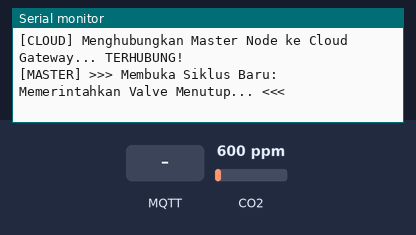
A sketch run on a simulated ESP32. Shown: the last lines printed to the serial monitor. The inputs (shaded band) are chosen by the test bench; at power-on: CO2 600 ppm. WiFi joins after 1.5 s; servers stay silent unless stated; no MQTT or app messages arrive unless stated.

Above: at 13.3 s.
13.4 s: MQTT message "AUTO" arrives on the third subscribed topic
At 13.9 s:
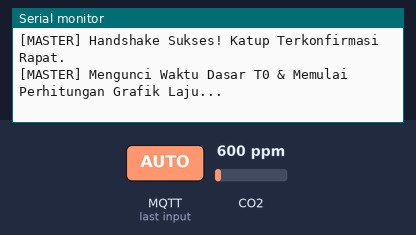
14.9 s: CO2 set to 452 ppm
At 17.8 s:
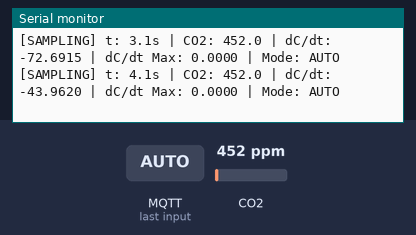
17.9 s: CO2 set to 1050 ppm
At 19.3 s:
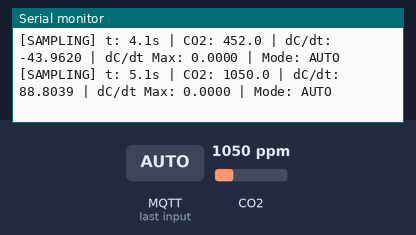
Timing chart, 0 to 20.9 s (numbered marks = the images above; inputs shaded):
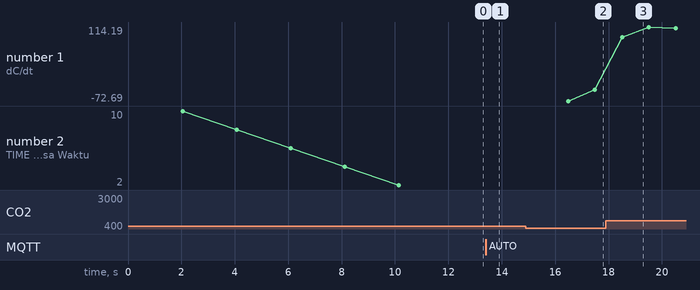

The sketch:

co2_modular_source.ino
```cpp
#include "config.h"
#include "sensor_data.h"
#include "communication.h"

// =========================================================================
// DEFINISI VARIABEL GLOBAL (Di-instansiasi dari extern)
// =========================================================================
float current_co2          = 0.0;
float current_pressure_hpa = 1013.25;
float current_temp_c       = 25.0;
float fluks_co2_akhir      = 0.0;

int status_valve_vakum     = -1;
int status_kipas_pwm       = -1;
bool modeOtomatis          = true;
unsigned long intervalSampling = 1000;
bool responValveDiterima   = false;

State currentState = STATE_INIT_MEASURE;
int subStateFlushing = 0;
unsigned long timerPublishLive = 0;
bool cmdTutupTerkirim = false;
unsigned long timerState = 0;
unsigned long waktuMulaiSampling = 0;
int jumlahSampel = 0;
float sumX = 0, sumY = 0, sumXY = 0, sumX2 = 0;
float dCdt_sekarang = 0.0, dCdt_sebelumnya = 999.0, dCdt_maksimal = 0.0;

// =========================================================================
// FUNGSI UTAMA
// =========================================================================
void setup() {
  Serial.begin(115200);
  delay(500);
  Serial.println("========================================");
  Serial.println("Node Utama CO2 Master State Machine");
  Serial.println("========================================");

  setupCommunication();
  initSensorHardware();
}

void loop() {
  // 1. Pemeliharaan Jaringan & Komunikasi
  maintainCommunication();

  // 2. Pembacaan Sensor Berkelanjutan
  readSensorData();

  // 3. Telemetri Realtime
  if (currentState == STATE_SAMPLING && (millis() - timerPublishLive >= 2000)) {
    timerPublishLive = millis();
    String strCO2  = String(current_co2, 0);
    String strDCDT = String(dCdt_sekarang, 4);

    publishJSONToVPSAndLocal(TOPIC_PUB_CO2, "Modul_CO2", strCO2, "Normal", modeOtomatis ? "Auto Sampling Active" : "Manual Monitoring Active");
    publishJSONToVPSAndLocal(TOPIC_PUB_DCDT, "Modul_dCdt", strDCDT, "Normal", "Live Gradient");

    publishGatewayCloud("Modul_CO2", strCO2, "Normal", modeOtomatis ? "Auto Sampling Active" : "Manual Monitoring Active");
    publishGatewayCloud("Modul_dCdt", strDCDT, "Normal", "Live Gradient");
  }

  // 4. Finite State Machine (FSM) Engine
  switch (currentState) {

    case STATE_INIT_MEASURE:
      // PENGECEKAN INTERNET DIKEMBALIKAN KE SINI (SAMA SEPERTI ORIGINAL)
      checkAndConnectCloudServices();

      if (!modeOtomatis) {
        cmdTutupTerkirim = false;
        waktuMulaiSampling = millis();
        timerState = millis();
        dCdt_sekarang = 0.0;
        currentState = STATE_SAMPLING;
        break;
      }

      if (!cmdTutupTerkirim) {
        Serial.println("\n[MASTER] >>> Membuka Siklus Baru: Memerintahkan Valve Menutup... <<<");
        responValveDiterima = false;
        status_valve_vakum = -1;

        String valvePayload = "{\"label_lokasi\":\"Workshop\",\"label_nama Modul\":\"Modul_Actuator_Valve_Vaccum\",\"label_macAddr\":\"68:fe:71:87:47:c4\",\"data_kontrol\":\"1\",\"data_status\":\"OK\",\"data_berita\":\"Perintah Tutup Katup\"}";
        String fanPayload   = "{\"label_lokasi\":\"Workshop\",\"label_nama Modul\":\"Modul_Actuator_Fan\",\"label_macAddr\":\"68:fe:71:13:1d:14\",\"data_kontrol\":\"100\",\"data_status\":\"OK\",\"data_berita\":\"Set Kipas Homogen\"}";

        if (clientLocal.connected()) {
          clientLocal.publish(TOPIC_PUB_CMD_VALVE, valvePayload.c_str());
          clientLocal.publish(TOPIC_PUB_CMD_FAN, fanPayload.c_str());
        }
        if (clientVPS.connected()) {
          clientVPS.publish(TOPIC_PUB_CMD_VALVE, valvePayload.c_str());
          clientVPS.publish(TOPIC_PUB_CMD_FAN, fanPayload.c_str());
        }
        cmdTutupTerkirim = true;
      }

      if (responValveDiterima && status_valve_vakum == 0) {
        Serial.println("[MASTER] Handshake Sukses! Katup Terkonfirmasi Rapat.");
        Serial.println("[MASTER] Mengunci Waktu Dasar T0 & Memulai Perhitungan Grafik Laju...\n");

        sumX = 0; sumY = 0; sumXY = 0; sumX2 = 0;
        jumlahSampel = 0;
        dCdt_sekarang = 0.0;
        dCdt_sebelumnya = 999.0;
        dCdt_maksimal = 0.0;

        waktuMulaiSampling = millis();
        timerState = millis();

        cmdTutupTerkirim = false;
        currentState = STATE_SAMPLING;
      }
      break;

    case STATE_SAMPLING:
      if (millis() - timerState >= intervalSampling) {
        timerState = millis();
        float t_detik = (millis() - waktuMulaiSampling) / 1000.0;
        jumlahSampel++;

        sumX  += t_detik;
        sumY  += current_co2;
        sumXY += (t_detik * current_co2);
        sumX2 += (t_detik * t_detik);

        if (jumlahSampel > 2) {
          float penyebut = (jumlahSampel * sumX2) - (sumX * sumX);
          if (penyebut != 0) {
            dCdt_sekarang = ((jumlahSampel * sumXY) - (sumX * sumY)) / penyebut;
          }

          if (t_detik >= 10.0 && dCdt_sekarang > 0 && dCdt_sekarang > dCdt_maksimal) {
            dCdt_maksimal = dCdt_sekarang;
          }

          Serial.printf("[SAMPLING] t: %.1fs | CO2: %.1f | dC/dt: %.4f | dC/dt Max: %.4f | Mode: %s\n",
                        t_detik, current_co2, dCdt_sekarang, dCdt_maksimal, modeOtomatis ? "AUTO" : "MANUAL");

          if (modeOtomatis) {
            if (t_detik > 20.0 && (dCdt_sebelumnya - dCdt_sekarang) > 0 && dCdt_sekarang < THRESHOLD_SATURASI) {
              Serial.println("[MASTER] >>> Kurva Laju Mendatar/Saturasi! Menghentikan Pengukuran <<<");
              currentState = STATE_CALC_AND_FLUSH;
              subStateFlushing = 0;
            }
            dCdt_sebelumnya = dCdt_sekarang;
          }
        }

        if (modeOtomatis && t_detik >= 180.0) {
          Serial.println("[MASTER] >>> Timeout Batas Maksimal 3 Menit Tercapai <<<");
          currentState = STATE_CALC_AND_FLUSH;
          subStateFlushing = 0;
        }
      }
      break;

    case STATE_CALC_AND_FLUSH:
      if (subStateFlushing == 0) {
        float i_suhu_kelvin    = current_temp_c + 273.15;
        float i_tekanan_pascal = current_pressure_hpa * 100.0;

        float rasio_dimensi = VOLUME / AREA;
        float kerapatan_gas = i_tekanan_pascal / (R_GAS * i_suhu_kelvin);
        fluks_co2_akhir     = rasio_dimensi * kerapatan_gas * dCdt_maksimal;

        String strFlux = String(fluks_co2_akhir, 6);

        publishJSONToVPSAndLocal(TOPIC_PUB_FLUX, "Modul_Flux_Result", strFlux, "Calculated", "Nilai Fluks Maksimal Berhasil Dikunci");
        publishGatewayCloud("Modul_Flux_Result", strFlux, "Calculated", "Nilai Fluks Maksimal Berhasil Dikunci");

        if (modeOtomatis) {
          String fanOffPayload    = "{\"label_lokasi\":\"Workshop\",\"label_nama Modul\":\"Modul_Actuator_Fan\",\"label_macAddr\":\"68:fe:71:13:1d:14\",\"data_kontrol\":\"0\",\"data_status\":\"OK\",\"data_berita\":\"Kipas Dimatikan Pra-Flushing\"}";
          String valveOpenPayload = "{\"label_lokasi\":\"Workshop\",\"label_nama Modul\":\"Modul_Actuator_Valve_Vaccum\",\"label_macAddr\":\"68:fe:71:87:47:c4\",\"data_kontrol\":\"0\",\"data_status\":\"OK\",\"data_berita\":\"Perintah Buka Katup & Flush\"}";

          if (clientLocal.connected()) {
            clientLocal.publish(TOPIC_PUB_CMD_FAN, fanOffPayload.c_str());
            clientLocal.publish(TOPIC_PUB_CMD_VALVE, valveOpenPayload.c_str());
          }
          if (clientVPS.connected()) {
            clientVPS.publish(TOPIC_PUB_CMD_FAN, fanOffPayload.c_str());
            clientVPS.publish(TOPIC_PUB_CMD_VALVE, valveOpenPayload.c_str());
          }
        }

        responValveDiterima = false;
        status_valve_vakum  = -1;
        timerState          = millis();
        subStateFlushing    = 1;
      }

      else if (subStateFlushing == 1) {
        if (!modeOtomatis) {
          timerState = millis();
          subStateFlushing = 2;
          break;
        }

        if (responValveDiterima && status_valve_vakum == 1) {
          Serial.println("[MASTER] Handshake Sukses! Katup Resmi Terbuka Lebar di Lapangan.");
          timerState = millis();
          subStateFlushing = 2;
        }
        else if (millis() - timerState >= 12000) {
          Serial.println("\n[⚠️ CRITICAL TIMEOUT] Paket Handshake Valve Hilang.");
          responValveDiterima = true;
          status_valve_vakum  = 1;
          timerState          = millis();
          subStateFlushing    = 2;
        }
      }

      else if (subStateFlushing == 2) {
        if (!modeOtomatis) {
          subStateFlushing = 0;
          currentState = STATE_INIT_MEASURE;
          break;
        }

        if (millis() - timerState >= 30000) {
          Serial.println("[MASTER] Fase Vakum Dan Flushing Selesai.");
          delay(2000);
          subStateFlushing = 0;

          dCdt_sekarang   = 0.0;
          dCdt_sebelumnya = 999.0;
          dCdt_maksimal   = 0.0;
          jumlahSampel    = 0;

          currentState = STATE_INIT_MEASURE;
          break;
        }
      }
      break;
  }
}
```

communication.cpp
```cpp
#include "communication.h"
#include "config.h"
#include <WiFi.h>
#include <WiFiMulti.h>
#include <WiFiClientSecure.h>
#include <ArduinoJson.h>

WiFiMulti wifiMulti;

WiFiClientSecure espClientVPS;
PubSubClient clientVPS(espClientVPS);

WiFiClient espClientLocal;
PubSubClient clientLocal(espClientLocal);

WiFiClientSecure espClientCloud;
PubSubClient clientCloud(espClientCloud);

unsigned long lastLocalTryTimer = 0;
unsigned long lastCloudCheckTimer = 0;

void processIncomingMessage(char* topic, byte* payload, unsigned int length) {
  String msg = "";
  for (int i = 0; i < length; i++) msg += (char)payload[i];

  if (String(topic) == TOPIC_SUB_MODE) {
    if (msg == "AUTO") {
      modeOtomatis = true;
      Serial.println("\n[🎮 MODE CHANGED] Berpindah ke Mode: AUTONOMOUS AUTOMATIC.");
    } else if (msg == "MANUAL") {
      modeOtomatis = false;
      Serial.println("\n[🎮 MODE CHANGED] Berpindah ke Mode: OPERATOR FULL MANUAL CONTROL.");
    }
  }
  else if (String(topic) == TOPIC_SUB_CMD_REMOTE) {
    Serial.printf("\n[🎮 COMMAND RECV] Perintah Remote Masuk: %s\n", msg.c_str());
    if (msg == "RESET") {
      Serial.println("[🎮 SYSTEM RESET] Merestart ESP32 Master...");
      delay(1000);
      ESP.restart();
    }
    else if (msg == "STOP") {
      if (currentState == STATE_SAMPLING) {
        Serial.println("[🎮 FORCE STOP] Memaksa Masuk Fase Flushing...");
        currentState = STATE_CALC_AND_FLUSH;
        subStateFlushing = 0;
      }
    }
  }
  else if (String(topic) == TOPIC_SUB_INTERVAL) {
    unsigned long interval_baru = msg.toInt();
    if (interval_baru >= 1000) {
      intervalSampling = interval_baru;
      Serial.printf("[⚙️ INTERVAL CHANGED] Interval Sampling CO2: %lu ms\n", intervalSampling);
    }
  }
  else if (String(topic) == TOPIC_SUB_BARO) {
    StaticJsonDocument<256> doc;
    DeserializationError error = deserializeJson(doc, msg);
    if (!error) current_pressure_hpa = doc["data_kontrol"].as<float>();
    else current_pressure_hpa = msg.toFloat();
  }
  else if (String(topic) == TOPIC_SUB_TEMP) {
    StaticJsonDocument<256> doc;
    DeserializationError error = deserializeJson(doc, msg);
    if (!error) current_temp_c = doc["data_kontrol"].as<float>();
    else current_temp_c = msg.toFloat();
  }
  else if (String(topic) == TOPIC_SUB_STS_VALVE) {
    StaticJsonDocument<256> doc;
    DeserializationError error = deserializeJson(doc, msg);
    if (!error) {
      String ctrl = doc["data_kontrol"].as<String>();
      String status_msg = doc["data_status"].as<String>();
      if (ctrl == "0" && status_msg == "OK") { status_valve_vakum = 1; responValveDiterima = true; }
      else if (ctrl == "1" && status_msg == "OK") { status_valve_vakum = 0; responValveDiterima = true; }
    } else {
      status_valve_vakum = msg.toInt(); responValveDiterima = true;
    }
  }
  else if (String(topic) == TOPIC_SUB_STS_FAN) {
    status_kipas_pwm = msg.toInt();
  }
}

void callbackVPS(char* topic, byte* payload, unsigned int length) { processIncomingMessage(topic, payload, length); }
void callbackLocal(char* topic, byte* payload, unsigned int length) { processIncomingMessage(topic, payload, length); }

void setup_wifi() {
  delay(10);
  Serial.println("\n[WIFI] Memulai pemindaian sinyal Wi-Fi...");
  wifiMulti.addAP("RASV-SERVER", "Rasv-Server!123456");
  wifiMulti.addAP("Ifhan Sugiarto", "ifhans77");
  wifiMulti.addAP("ayam", "12345678");
  wifiMulti.addAP("Workshop 1", "eForacimenyan");
  wifiMulti.addAP("polban", "12polban34");

  Serial.print("[WIFI] Menyambungkan");
  while (wifiMulti.run() != WL_CONNECTED) {
    delay(500); Serial.print(".");
  }
  Serial.println("\n[WIFI] Sukses Terhubung Jaringan!");
  Serial.print("[WIFI] SSID Terhubung: ");
  Serial.println(WiFi.SSID());
}

void maintainLocalConnection() {
  if (clientLocal.connected()) return;

  if (millis() - lastLocalTryTimer >= 5000) {
    lastLocalTryTimer = millis();
    Serial.print("[LOCAL] Memeriksa Server Lokal (192.168.15.85)...");

    if (clientLocal.connect(LOCAL_CLIENT_ID)) {
      Serial.println(" TERHUBUNG!");
      clientLocal.subscribe(TOPIC_SUB_BARO);
      clientLocal.subscribe(TOPIC_SUB_TEMP);
      clientLocal.subscribe(TOPIC_SUB_STS_VALVE);
      clientLocal.subscribe(TOPIC_SUB_STS_FAN);
      clientLocal.subscribe(TOPIC_SUB_CMD_REMOTE);
      clientLocal.subscribe(TOPIC_SUB_INTERVAL);
      clientLocal.subscribe(TOPIC_SUB_MODE);
    } else {
      Serial.println(" OFF / Tidak Terjangkau.");
    }
  }
}

void checkAndConnectCloudServices() {
  if (clientVPS.connected() && clientCloud.connected()) return;

  if (millis() - lastCloudCheckTimer >= 30000 || lastCloudCheckTimer == 0) {
    lastCloudCheckTimer = millis();
    Serial.println("\n[NETWORK] Memeriksa ketersediaan internet via Smart DNS...");

    IPAddress vpsIP;
    if (WiFi.hostByName(VPS_HOST, vpsIP) == 1) {
      Serial.printf("[NETWORK] Internet Aktif! IP VPS: %s\n", vpsIP.toString().c_str());

      if (!clientVPS.connected()) {
        Serial.print("[VPS] Menghubungkan Master Node ke VPS...");
        if (clientVPS.connect(VPS_CLIENT_ID, VPS_USER, VPS_PASS)) {
          Serial.println(" TERHUBUNG!");
          clientVPS.subscribe(TOPIC_SUB_BARO);
          clientVPS.subscribe(TOPIC_SUB_TEMP);
          clientVPS.subscribe(TOPIC_SUB_STS_VALVE);
          clientVPS.subscribe(TOPIC_SUB_STS_FAN);
          clientVPS.subscribe(TOPIC_SUB_CMD_REMOTE);
          clientVPS.subscribe(TOPIC_SUB_INTERVAL);
          clientVPS.subscribe(TOPIC_SUB_MODE);
        } else Serial.println(" GAGAL!");
      }

      if (!clientCloud.connected()) {
        Serial.print("[CLOUD] Menghubungkan Master Node ke Cloud Gateway...");
        if (clientCloud.connect(CLOUD_CLIENT_ID, CLOUD_USER, CLOUD_PASS)) {
          Serial.println(" TERHUBUNG!");
        } else Serial.println(" GAGAL!");
      }
    } else {
      Serial.println("[NETWORK] Router Offline (Tanpa Internet). Cloud Services Skipped.\n");
    }
  }
}

void setupCommunication() {
  setup_wifi();
  espClientVPS.setInsecure();
  espClientCloud.setInsecure();

  clientVPS.setServer(VPS_HOST, VPS_PORT);
  clientVPS.setCallback(callbackVPS);

  clientCloud.setServer(CLOUD_HOST, CLOUD_PORT);

  clientLocal.setServer(LOCAL_HOST, LOCAL_PORT);
  clientLocal.setCallback(callbackLocal);
}

void maintainCommunication() {
  if (wifiMulti.run() != WL_CONNECTED) setup_wifi();
  maintainLocalConnection();
  if (clientLocal.connected()) clientLocal.loop();
  if (clientVPS.connected())   clientVPS.loop();
  if (clientCloud.connected()) clientCloud.loop();
}

void publishJSONToVPSAndLocal(const char* topic, const char* nama_modul, String data_kontrol, String data_status, String data_berita) {
  StaticJsonDocument<256> doc;
  doc["label_lokasi"]     = LOKASI_ALAT;
  doc["label_nama Modul"] = nama_modul;
  doc["label_macAddr"]    = MAC_ADDRESS;
  doc["data_kontrol"]     = data_kontrol;
  doc["data_status"]      = data_status;
  doc["data_berita"]      = data_berita;

  String jsonPayload;
  serializeJson(doc, jsonPayload);

  if (clientLocal.connected()) clientLocal.publish(topic, jsonPayload.c_str());
  if (clientVPS.connected())   clientVPS.publish(topic, jsonPayload.c_str());
}

void publishGatewayCloud(String module_name, String data_ctrl, String status_msg, String news) {
  if (clientCloud.connected()) {
    StaticJsonDocument<512> docCloud;
    String gatewayKey = module_name + "_" + String(LOKASI_ALAT) + "_" + String(MAC_ADDRESS);

    JsonArray dataArray = docCloud.createNestedArray(gatewayKey);
    JsonObject innerObj = dataArray.createNestedObject();

    innerObj["label_lokasi"]     = LOKASI_ALAT;
    innerObj["label_nama Modul"] = module_name;
    innerObj["label_macAddr"]    = MAC_ADDRESS;
    innerObj["data_kontrol"]     = data_ctrl;
    innerObj["data_status"]      = status_msg;
    innerObj["data_berita"]      = news;

    String payloadCloud;
    serializeJson(docCloud, payloadCloud);
    clientCloud.publish(TOPIC_CLOUD_GATEWAY, payloadCloud.c_str());
  }
}
```

communication.h
```cpp
#pragma once
#include <Arduino.h>
#include <PubSubClient.h>

extern PubSubClient clientVPS;
extern PubSubClient clientLocal;
extern PubSubClient clientCloud;

void setupCommunication();
void maintainCommunication();
void checkAndConnectCloudServices(); // PENAMBAHAN FUNGSI KOREKSI DI SINI
void publishJSONToVPSAndLocal(const char* topic, const char* nama_modul, String data_kontrol, String data_status, String data_berita);
void publishGatewayCloud(String module_name, String data_ctrl, String status_msg, String news);
```

sensor_data.cpp
```cpp
#include "sensor_data.h"
#include "config.h"
#include <MHZ19.h>

MHZ19 myMHZ19;
HardwareSerial mhzSerial(2);

void initSensorHardware() {
  mhzSerial.begin(9600, SERIAL_8N1, RX_PIN, TX_PIN);
  myMHZ19.begin(mhzSerial);
  myMHZ19.autoCalibration(false);
  myMHZ19.setRange(5000);

  Serial.println("\n[⚙️ SENSOR WARMUP] Menjalankan isolasi pra-pemanasan MH-Z19C selama 10 detik...");
  unsigned long timerWarmup = millis();
  while (millis() - timerWarmup < 10000) {
    int read_warm = myMHZ19.getCO2();
    if (read_warm > 0) current_co2 = (float)read_warm;
    Serial.printf("[WARMUP TIME] Sisa Waktu: %lu detik | PPM Terbaca: %.0f\n", 10 - ((millis() - timerWarmup)/1000), current_co2);
    delay(2000);
  }
  Serial.println("[⚙️ SENSOR WARMUP] Sensor stabil! Masuk ke sistem kendali utama.\n");
}

void readSensorData() {
  int ppm_baca = myMHZ19.getCO2();
  if (ppm_baca > 0) current_co2 = (float)ppm_baca;
}
```

Source omitted: sensor_data.h (84 bytes), config.h (3507 bytes)

Measured:
- after the input at 13.4 s, the serial monitor: prints a new line at once (image 1)
- after the input at 14.9 s, the serial monitor: prints a new line after 1.6 s (image 2)
- after the input at 17.9 s, the serial monitor: prints a new line after 0.61 s (image 3)
- plotted number 1: -43.96 → 68.68 after the input at 17.9 s
